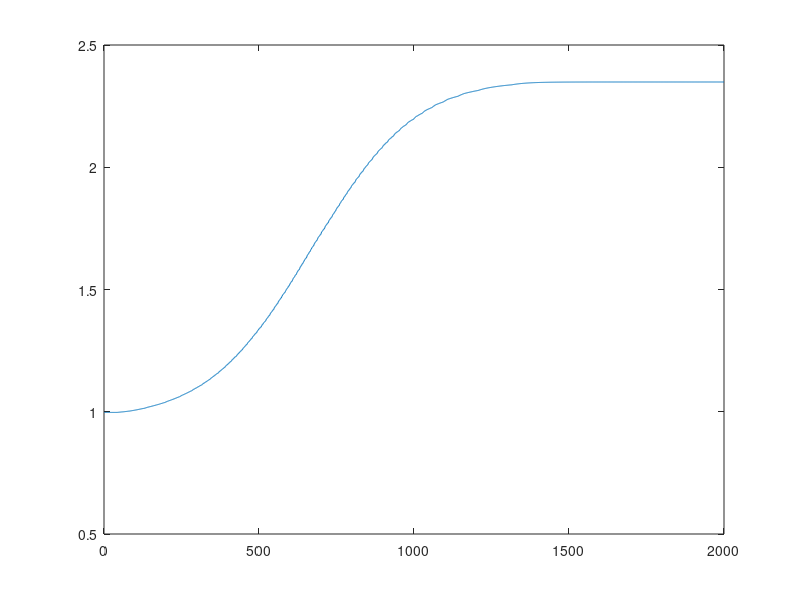
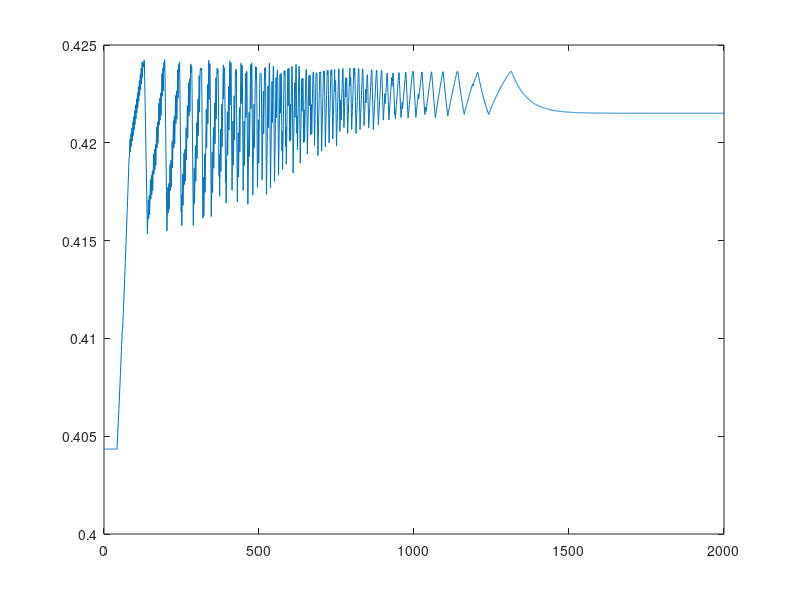
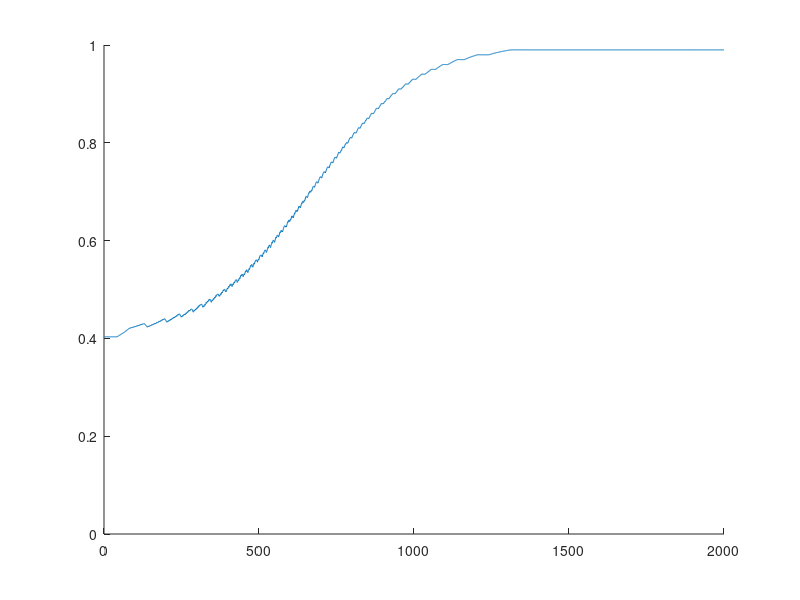
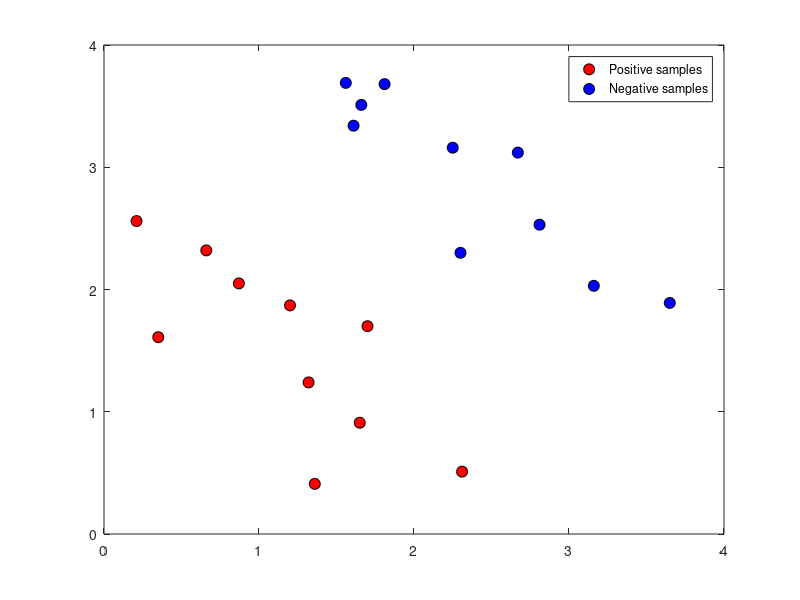

The MATLAB script that drew these images, in order: (Note: this script raises an error after producing the figures.)
clc;
clear;
load('HMMC_binary')

p_k=[];
p=0; 
r=1.01;  
iteration=2000;
[n,nm]=size(X);
W=zeros(n);
for i=1:n
    W(i,i)=1;
end
bias=ones(n,1);
dis_k=[];
rec_dis_w=[];
rec_v=[];
rec_min=[];
X2=cat(2,X,bias);
for l=1:iteration
     Beta = (X2'*W*X2)\X2'*W*T;
     dis_w=sqrt(Beta(1:end-1)'*Beta(1:end-1));
     X_test=X2*Beta;
     O=X_test.*T;
     A=find(O<p);
     [m,~]=size(A);
     Accuracy=(n-m)/n;
if isempty(A) 
     p=p+0.01;
 end
dis=min(O)/dis_w;
rec_min=cat(2,rec_min,min(O));
rec_dis_w=cat(2,rec_dis_w,dis_w);
dis_k=cat(2,dis_k,dis);
for j=1:m
    W(A(m),A(m))=W(A(m),A(m))*r;
end
end
plot(rec_dis_w);
figure;
plot(dis_k);
figure;
hold on;
plot(rec_min);
ylim([0,1]);
figure
plot(X(1:10,1),X(1:10,2),'o','MarkerSize',8,'MarkerFaceColor','r','MarkerEdgeColor','k'); hold on;
plot(X(11:20,1),X(11:20,2),'o','MarkerSize',8,'MarkerFaceColor','b','MarkerEdgeColor','k'); hold on;
legend('Positive samples','Negative samples');

X_linear=[0,4];
Y_linear=Linear(Beta,X_linear);
plot(X_linear,Y_linear,'g-','LineWidth',2); hold on;
legend('Positive samples','Negative samples','Linear programming');
xlim([0,4]);
ylim([0,4]);
